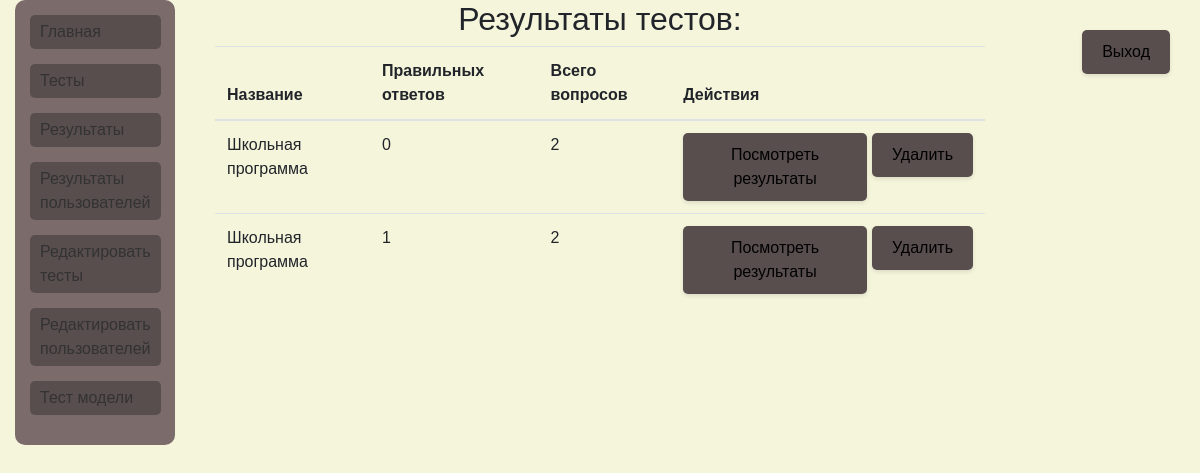
The page /results (signed in) on the database its author committed.
### app.py (models this page shows)
class Result(db.Model):
    id = db.Column(db.Integer, primary_key=True)
    test_id = db.Column(db.Integer, db.ForeignKey('test.id'), nullable=False)
    user_id = db.Column(db.Integer, db.ForeignKey('user.id'), nullable=False)
    answers = db.relationship('UserAnswer', backref='result', lazy=True, cascade="all, delete-orphan")

class Test(db.Model):
    id = db.Column(db.Integer, primary_key=True)
    title = db.Column(db.String(100), nullable=False)
    description = db.Column(db.Text, nullable=False)
    questions = db.relationship('Question', backref='test', lazy=True, cascade="all, delete-orphan")

### app.py (the view)
@app.route('/results')
@login_required
def results():
    nav_links = navig_links_ret()
    user_results = Result.query.filter_by(user_id=current_user.id).all()
    for result in user_results:
        result.test = Test.query.get(result.test_id)
        correct_answers = 0
        user_answers = UserAnswer.query.filter_by(result_id=result.id).all()
        print("User Answers:")
        for user_answer in user_answers:
            print(f"Result ID: {user_answer.result_id}, Question ID: {user_answer.question_id}, Selected Answer: {user_answer.selected_answer}")
        questions = Question.query.filter_by(test_id=result.test_id).all()
        for question in questions:
            print(f"Question: {question.content}")
            correct_answer = CorrectAnswer.query.filter_by(question_id=question.id).first()
            if correct_answer:
                print(f"Correct answer: {correct_answer.correct_option}")
            else:
                print("No correct answer found for question.")
            selected_answer_text = None
            for user_answer in user_answers:
                corresponding_question = Question.query.filter_by(test_id=result.test_id).order_by(Question.id).offset(user_answer.question_id).first()
                if corresponding_question:
                    if corresponding_question.id == question.id:
                        selected_answer_text = user_answer.selected_answer
                        break
            print(f"Selected answer: {selected_answer_text}")
            if str(selected_answer_text).strip() == str(correct_answer.correct_option).strip():
                correct_answers += 1
        result.correct_answers = correct_answers
        print(f"Result: {result.test.title}, Correct Answers: {correct_answers}")
    return render_template('results.html', nav_links=nav_links, user_results=user_results, user_id=current_user.id)

### app.py (called while the page is built)
@login_manager.user_loader
def load_user(user_id):
    return User.query.get(int(user_id))

@app.before_request
def load_voice_test_app():
    voice_test_app.load_model()

    def load_model(self):
        if self.loaded_model is None:
            self.loaded_model = load_model(self.model_path)

### templates/results.html (shortened to what this page needs)
<!DOCTYPE html>
<html lang="en">
<head>
    <link rel="stylesheet" type="text/css" href="{{ url_for('static', filename='css/styles.css') }}">
	<link rel="stylesheet" href="https://stackpath.bootstrapcdn.com/bootstrap/4.5.2/css/bootstrap.min.css">
</head>
<body>
<div class="container-fluid">
    <div class="row">
    <div class="col-sm-2">
    <div class="navigation">
        <ul class="nav flex-column">
            {% for link in nav_links %}
            <li class="nav-item">
                <a class="nav-link" href="{{ link[1] }}">{{ link[0] }}</a>
            </li>
            {% endfor %}
        </ul>
    </div>
    </div>
<div class="col-sm-8">
<div class="center-content">
                <h2>Результаты тестов:</h2>
                <table class="table">
                    <thead>
                        <tr>
                            <th>Название</th>
                            <th>Правильных ответов</th>
                            <th>Всего вопросов</th>
							<th>Действия</th>
                        </tr>
                    </thead>
                    <tbody>
                        {% for result in user_results %}
                        <tr>
                            <td>{{ result.test.title }}</td>
                            <td>{{ result.correct_answers }}</td>
                            <td>{{ result.test.questions|length }}</td>
							<td>
							    <div class="btn-group">
								<a href="{{ url_for('detailed_results', result_id=result.id) }}" class="btn btn-primary" id="view-button">Посмотреть результаты</a>
							                                    {% if current_user.is_admin %}
    <form action="{{ url_for('delete_result', user_id=user_id, result_id=result.id) }}" method="post">
        <button type="submit" class="btn btn-danger" id="delete-button">Удалить</button>
    </form>
                                    {% endif %}
									</div>
									</td>
                        </tr>
                        {% endfor %}
                    </tbody>
                </table>
            </div>
    </div>
<div class="col-md-2">
    <div class="login-container">
        {% if current_user.is_authenticated %}
        <form id="logout-form" method="POST" action="{{ url_for('logout') }}">
            <button type="submit" id="logout-button">Выход</button>
        </form>
        {% else %}
        <button id="login-button">Авторизация</button>
        {% endif %}
    </div>
</div>
</body>
</html>

### static/css/styles.css (style rules this page uses)
.navigation ul { list-style-type: none; padding: 0; margin: 0; }
.navigation ul li { margin-bottom: 10px; }
.navigation ul li a { text-decoration: none; color: #333; display: block; margin-bottom: 5px; }
.login-container { position: fixed; top: 0; right: 0; padding: 10px; }

### templates/results.html (style rules this page uses)
body { background-color: #f5f5dc; font-family: Arial, sans-serif; }
.navigation { margin-right: 20px; margin-bottom: 20px; width: 160px; background-color: #7c6b6b; padding: 15px; border-radius: 10px; }
.nav-link { background-color: #594e4e; color: #fff; border: none; border-radius: 5px; padding: 5px 10px; margin-bottom: 5px; }
.login-container { margin-top: 20px; margin-right: 20px; align-self: flex-end; }
.center-content { display: flex; flex-direction: column; align-items: center; height: 100vh; }
.btn-group > *:not(:last-child) { margin-right: 5px; }
#login-button, #logout-button, #view-button, #delete-button { padding: 10px 20px; border: none; border-radius: 5px; background-color: #594e4e; color: black; cursor: pointer; transition: background-color 0.3s, box-shadow 0.3s; box-shadow: 0 2px 4px rgba(0, 0, 0, 0.1); }

### rows shown on the page
Result: test "Школьная программа", correct_answers "0", test.questions|length "2"
Result: test "Школьная программа", correct_answers "1", test.questions|length "2"

### other values the page prints
{{ link[0] }} "Главная" "Тесты" "Результаты" "Результаты пользователей" "Редактировать тесты" "Редактировать пользователей" "Тест модели"
